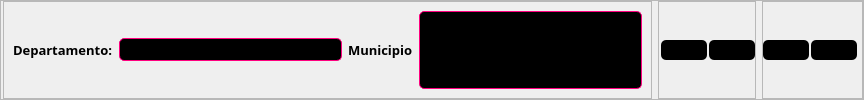
                     <widget class="QFrame" name="frame_31">
                      <property name="maximumSize">
                       <size>
                        <width>16777215</width>
                        <height>16777215</height>
                       </size>
                      </property>
                      <property name="styleSheet">
                       <string notr="true">QToolTip{ 
	font: 8pt &quot;Century Gothic&quot;;
     background-color: #390039; 
     color: white; 
     border: 1px solid #750075;
}</string>
                      </property>
                      <property name="frameShape">
                       <enum>QFrame::Shape::StyledPanel</enum>
                      </property>
                      <property name="frameShadow">
                       <enum>QFrame::Shadow::Raised</enum>
                      </property>
                      <layout class="QHBoxLayout" name="horizontalLayout_24">
                       <property name="leftMargin">
                        <number>2</number>
                       </property>
                       <property name="topMargin">
                        <number>0</number>
                       </property>
                       <property name="rightMargin">
                        <number>0</number>
                       </property>
                       <property name="bottomMargin">
                        <number>0</number>
                       </property>
                       <item alignment="Qt::AlignmentFlag::AlignLeft">
                        <widget class="QFrame" name="frame_34">
                         <property name="font">
                          <font>
                           <family>Century Gothic</family>
                           <pointsize>9</pointsize>
                          </font>
                         </property>
                         <property name="styleSheet">
                          <string notr="true"/>
                         </property>
                         <property name="frameShape">
                          <enum>QFrame::Shape::StyledPanel</enum>
                         </property>
                         <property name="frameShadow">
                          <enum>QFrame::Shadow::Raised</enum>
                         </property>
                         <layout class="QHBoxLayout" name="horizontalLayout_25">
                          <item>
                           <widget class="QLabel" name="label_10">
                            <property name="font">
                             <font>
                              <family>Century Gothic</family>
                              <pointsize>10</pointsize>
                              <bold>true</bold>
                             </font>
                            </property>
                            <property name="text">
                             <string>Departamento:</string>
                            </property>
                           </widget>
                          </item>
                          <item>
                           <widget class="QComboBox" name="comboBox">
                            <property name="enabled">
                             <bool>true</bool>
                            </property>
                            <property name="minimumSize">
                             <size>
                              <width>205</width>
                              <height>0</height>
                             </size>
                            </property>
                            <property name="maximumSize">
                             <size>
                              <width>250</width>
                              <height>16777215</height>
                             </size>
                            </property>
                            <property name="font">
                             <font>
                              <family>Century Gothic</family>
                              <pointsize>9</pointsize>
                              <bold>false</bold>
                             </font>
                            </property>
                            <property name="cursor">
                             <cursorShape>PointingHandCursor</cursorShape>
                            </property>
                            <property name="toolTip">
                             <string>&lt;html&gt;&lt;head/&gt;&lt;body&gt;&lt;p&gt;Departamento&lt;/p&gt;&lt;/body&gt;&lt;/html&gt;</string>
                            </property>
                            <property name="statusTip">
                             <string/>
                            </property>
                            <property name="whatsThis">
                             <string/>
                            </property>
                            <property name="styleSheet">
                             <string notr="true">QComboBox {
	background-color: rgb(0, 0, 0);
    border: 1px solid #ff007f;
    border-radius: 5px;
    padding: 1px 18px 1px 5px;
	width:180px;
    min-width: 6em;
}

QComboBox::hover{
	background-color:#120a1a;
}





QComboBox:on { /* shift the text when the popup opens */
    padding-top: 3px;
    padding-left: 4px;
	 border: 1px solid #ff007f;
}

QComboBox::drop-down {
	 border: 0px;
   
}


QComboBox::down-arrow:on { /* shift the arrow when popup is open */
	image: url(&quot;:/ICONS/ICONS/chevron-down.svg&quot;);
   
}

QComboBox::down-arrow {
    image: url(&quot;:/ICONS/ICONS/chevron-down.svg&quot;);
	width:12px;
	height:12px;

	
}

QComboBox QAbstractItemView {
	background-color: #303030;
    border: 1px solid #ff007f;
    selection-background-color: #181818;
}</string>
                            </property>
                            <property name="editable">
                             <bool>false</bool>
                            </property>
                            <property name="currentIndex">
                             <number>-1</number>
                            </property>
                            <property name="maxVisibleItems">
                             <number>8</number>
                            </property>
                            <property name="placeholderText">
                             <string/>
                            </property>
                           </widget>
                          </item>
                          <item>
                           <widget class="QLabel" name="label_13">
                            <property name="font">
                             <font>
                              <family>Century Gothic</family>
                              <pointsize>10</pointsize>
                              <bold>true</bold>
                             </font>
                            </property>
                            <property name="styleSheet">
                             <string notr="true">QToolTip{ 
	font: 8pt &quot;Century Gothic&quot;;
     background-color: #390039; 
     color: white; 
     border: 1px solid #750075;
}</string>
                            </property>
                            <property name="text">
                             <string>Municipio</string>
                            </property>
                           </widget>
                          </item>
                          <item>
                           <widget class="QComboBox" name="comboBox_2">
                            <property name="enabled">
                             <bool>false</bool>
                            </property>
                            <property name="minimumSize">
                             <size>
                              <width>205</width>
                              <height>0</height>
                             </size>
                            </property>
                            <property name="maximumSize">
                             <size>
                              <width>16777215</width>
                              <height>250</height>
                             </size>
                            </property>
                            <property name="font">
                             <font>
                              <family>Century Gothic</family>
                              <pointsize>9</pointsize>
                             </font>
                            </property>
                            <property name="cursor">
                             <cursorShape>PointingHandCursor</cursorShape>
                            </property>
                            <property name="toolTip">
                             <string>&lt;html&gt;&lt;head/&gt;&lt;body&gt;&lt;p&gt;Municipio&lt;/p&gt;&lt;/body&gt;&lt;/html&gt;</string>
                            </property>
                            <property name="styleSheet">
                             <string notr="true">QComboBox {
	background-color: rgb(0, 0, 0);
    border: 1px solid #ff007f;
    border-radius: 5px;
    padding: 1px 18px 1px 5px;
	width:180px;
    min-width: 6em;
}

QComboBox::hover{
	background-color:#120a1a;
}





QComboBox:on { /* shift the text when the popup opens */
    padding-top: 3px;
    padding-left: 4px;
	 border: 1px solid #ff007f;
}

QComboBox::drop-down {
	 border: 0px;
   
}


QComboBox::down-arrow:on { /* shift the arrow when popup is open */
	image: url(&quot;:/ICONS/ICONS/chevron-down.svg&quot;);
   
}

QComboBox::down-arrow {
    image: url(&quot;:/ICONS/ICONS/chevron-down.svg&quot;);
	width:12px;
	height:12px;

	
}

QComboBox QAbstractItemView {
	background-color: #303030;
    border: 1px solid #ff007f;
    selection-background-color: #181818;
}</string>
                            </property>
                           </widget>
                          </item>
                         </layout>
                        </widget>
                       </item>
                       <item alignment="Qt::AlignmentFlag::AlignLeft">
                        <widget class="QFrame" name="frame_35">
                         <property name="styleSheet">
                          <string notr="true">QPushButton{
	background-color: rgb(0, 0, 0);
	text-align:center;
	padding:3px 7px;
	border-radius:5px;
}

QPushButton::hover{
	font: bold 10pt &quot;Century Gothic&quot;;
	background-color: #180e24;
}

QPushButton::pressed{
	background-color: rgb(11, 11, 11);
	border: 1px solid #ff007f;
}

QToolTip{ 
	font: 8pt &quot;Century Gothic&quot;;
     background-color: #390039; 
     color: white; 
     border: 1px solid #750075;
}</string>
                         </property>
                         <property name="frameShape">
                          <enum>QFrame::Shape::StyledPanel</enum>
                         </property>
                         <property name="frameShadow">
                          <enum>QFrame::Shadow::Raised</enum>
                         </property>
                         <layout class="QHBoxLayout" name="horizontalLayout_26">
                          <property name="spacing">
                           <number>2</number>
                          </property>
                          <property name="leftMargin">
                           <number>0</number>
                          </property>
                          <property name="topMargin">
                           <number>0</number>
                          </property>
                          <property name="rightMargin">
                           <number>0</number>
                          </property>
                          <property name="bottomMargin">
                           <number>0</number>
                          </property>
                          <item>
                           <widget class="QPushButton" name="pushButton_15">
                            <property name="enabled">
                             <bool>false</bool>
                            </property>
                            <property name="maximumSize">
                             <size>
                              <width>0</width>
                              <height>16777215</height>
                             </size>
                            </property>
                            <property name="font">
                             <font>
                              <family>Century Gothic</family>
                              <pointsize>10</pointsize>
                              <bold>false</bold>
                             </font>
                            </property>
                            <property name="cursor">
                             <cursorShape>PointingHandCursor</cursorShape>
                            </property>
                            <property name="toolTip">
                             <string>&lt;html&gt;&lt;head/&gt;&lt;body&gt;&lt;p&gt;Bloqueado&lt;/p&gt;&lt;/body&gt;&lt;/html&gt;</string>
                            </property>
                            <property name="layoutDirection">
                             <enum>Qt::LayoutDirection::RightToLeft</enum>
                            </property>
                            <property name="autoFillBackground">
                             <bool>false</bool>
                            </property>
                            <property name="styleSheet">
                             <string notr="true">*{
	background-color: rgb(0, 0, 0);
}

QPushButton::hover{
	font: bold 10pt &quot;Century Gothic&quot;;
	background-color: rgb(39, 22, 57);
}

QPushButton::pressed{
	background-color: rgb(11, 11, 11);
	border: 1px solid #ff00ff;
}


QToolTip{ 
	font: 8pt &quot;Century Gothic&quot;;
     background-color: #390039; 
     color: white; 
     border: 1px solid #750075;
}</string>
                            </property>
                            <property name="text">
                             <string/>
                            </property>
                            <property name="icon">
                             <iconset resource="../../../Proyecto Oziris/ICONS.qrc">
                              <normaloff>:/ICONS/ICONS/crosshair.svg</normaloff>:/ICONS/ICONS/crosshair.svg</iconset>
                            </property>
                           </widget>
                          </item>
                          <item>
                           <widget class="QPushButton" name="pushButton_4">
                            <property name="cursor">
                             <cursorShape>PointingHandCursor</cursorShape>
                            </property>
                            <property name="toolTip">
                             <string>&lt;html&gt;&lt;head/&gt;&lt;body&gt;&lt;p&gt;Iniciar&lt;/p&gt;&lt;/body&gt;&lt;/html&gt;</string>
                            </property>
                            <property name="text">
                             <string/>
                            </property>
                            <property name="icon">
                             <iconset resource="../../../Proyecto Oziris/ICONS.qrc">
                              <normaloff>:/ICONS/ICONS/play-circle.svg</normaloff>:/ICONS/ICONS/play-circle.svg</iconset>
                            </property>
                           </widget>
                          </item>
                          <item>
                           <widget class="QPushButton" name="pushButton_9">
                            <property name="cursor">
                             <cursorShape>PointingHandCursor</cursorShape>
                            </property>
                            <property name="toolTip">
                             <string>&lt;html&gt;&lt;head/&gt;&lt;body&gt;&lt;p&gt;Detener o Restaurar&lt;/p&gt;&lt;/body&gt;&lt;/html&gt;</string>
                            </property>
                            <property name="text">
                             <string/>
                            </property>
                            <property name="icon">
                             <iconset resource="../../../Proyecto Oziris/ICONS.qrc">
                              <normaloff>:/ICONS/ICONS/refresh-ccw.svg</normaloff>:/ICONS/ICONS/refresh-ccw.svg</iconset>
                            </property>
                           </widget>
                          </item>
                         </layout>
                        </widget>
                       </item>
                       <item alignment="Qt::AlignmentFlag::AlignRight">
                        <widget class="QFrame" name="frame_42">
                         <property name="styleSheet">
                          <string notr="true">QPushButton{
	background-color: rgb(0, 0, 0);
	text-align:center;
	padding:3px 7px;
	border-radius:5px;
}

QPushButton::hover{
	font: bold 10pt &quot;Century Gothic&quot;;
	background-color: #180e24;
}

QPushButton::pressed{
	background-color: rgb(11, 11, 11);
	border: 1px solid #ff007f;
}
</string>
                         </property>
                         <property name="frameShape">
                          <enum>QFrame::Shape::StyledPanel</enum>
                         </property>
                         <property name="frameShadow">
                          <enum>QFrame::Shadow::Raised</enum>
                         </property>
                         <layout class="QHBoxLayout" name="horizontalLayout_27">
                          <property name="spacing">
                           <number>2</number>
                          </property>
                          <property name="leftMargin">
                           <number>0</number>
                          </property>
                          <property name="topMargin">
                           <number>0</number>
                          </property>
                          <property name="rightMargin">
                           <number>5</number>
                          </property>
                          <property name="bottomMargin">
                           <number>0</number>
                          </property>
                          <item>
                           <widget class="QPushButton" name="pushButton_11">
                            <property name="cursor">
                             <cursorShape>PointingHandCursor</cursorShape>
                            </property>
                            <property name="toolTip">
                             <string>&lt;html&gt;&lt;head/&gt;&lt;body&gt;&lt;p&gt;Anterior&lt;/p&gt;&lt;/body&gt;&lt;/html&gt;</string>
                            </property>
                            <property name="text">
                             <string/>
                            </property>
                            <property name="icon">
                             <iconset resource="../../../Proyecto Oziris/ICONS.qrc">
                              <normaloff>:/ICONS/ICONS/arrow-left-circle.svg</normaloff>:/ICONS/ICONS/arrow-left-circle.svg</iconset>
                            </property>
                           </widget>
                          </item>
                          <item>
                           <widget class="QPushButton" name="pushButton_10">
                            <property name="cursor">
                             <cursorShape>PointingHandCursor</cursorShape>
                            </property>
                            <property name="toolTip">
                             <string>&lt;html&gt;&lt;head/&gt;&lt;body&gt;&lt;p&gt;Siguiente&lt;/p&gt;&lt;/body&gt;&lt;/html&gt;</string>
                            </property>
                            <property name="text">
                             <string/>
                            </property>
                            <property name="icon">
                             <iconset resource="../../../Proyecto Oziris/ICONS.qrc">
                              <normaloff>:/ICONS/ICONS/arrow-right-circle.svg</normaloff>:/ICONS/ICONS/arrow-right-circle.svg</iconset>
                            </property>
                           </widget>
                          </item>
                         </layout>
                        </widget>
                       </item>
                      </layout>
                     </widget>
